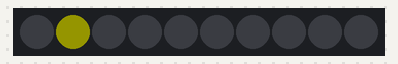
A program run on a simulated MicroPython board. Shown: 10 RGB LEDs in strip order, left to right. Dim RGB values are drawn brighter than linear.

Above: at 0.05 s.
At 0.65 s:
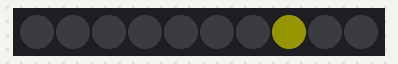
At 1.35 s:
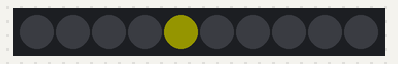

Measured:
- by itself, everything shown: repeats every 1.0 s, in 10 steps

The program:

lauflicht.py
```python
from machine import Pin
from neopixel import NeoPixel
from time import sleep

pin = Pin(4, Pin.OUT)
np = NeoPixel(pin, 10)
color_off = (0,0,0)
color_on = (20,20,0)

iLed = 0

while True:
    for i in range(len(np)):
        np[iLed] = color_off
        iLed += 1
        if iLed >= len(np):
            iLed = 0
        np[iLed] = color_on
        np.write()
        sleep(0.1)
```
